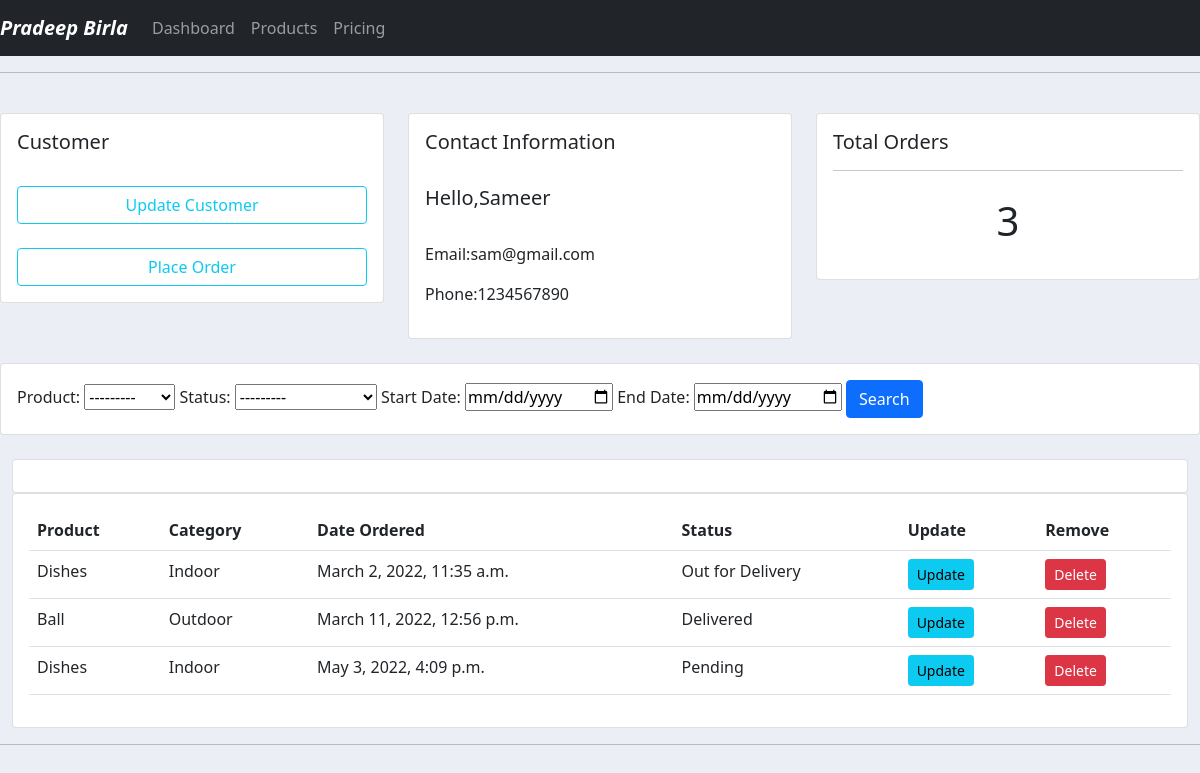
The app's page /customer/2/ with its own data.
### accounts/models.py (models this page shows, shortened)
class Customer(models.Model):
    name = models.CharField(max_length = 200,null = True)
    phone = models.CharField(max_length = 200,null = True)
    email = models.CharField(max_length = 200,null = True)
    date_created = models.DateTimeField(auto_now_add = True,null = True)

class Order(models.Model):
    STATUS = (
        ('Pending','Pending'),
        ('Out for Delivery','Out for Delivery'),
        ('Delivered','Delivered')
    )
    customer = models.ForeignKey(Customer,null=True,on_delete = models.SET_NULL)
    product = models.ForeignKey(Product,null = True,on_delete = models.SET_NULL)
    date_created =   models.DateTimeField(auto_now_add = True,null = True)
    status =  models.CharField(max_length = 200,null = True, choices = STATUS)

class Product(models.Model):
    CATEGORY = (
        ('Indoor','Indoor'),
        ('Outdoor','Outdoor')
    )
    name = models.CharField(max_length = 200,null = True)
    price = models.FloatField(null = True)
    category = models.CharField(max_length = 200,null = True,choices = CATEGORY)
    description = models.CharField(max_length = 200,null = True,blank = True)
    date_created = models.DateTimeField(auto_now_add = True,null = True)
    tags = models.ManyToManyField(Tag)
    def __str__(self):
        return self.name

### accounts/views.py (the view)
# urls.py: path('customer/<str:pk_test>/',views.customer,name='customer'),
def customer(request,pk_test):
    customer = Customer.objects.get(id=pk_test)
    orders = customer.order_set.all()
    order_count = orders.count()
    filter = FilterForm(request.GET,queryset=orders)
    orders = filter.qs
    context = {'customer':customer,'orders':orders,'order_count':order_count,'filter':filter}
    return render(request,'accounts/customer.html',context)

### accounts/templates/accounts/customer.html
{% extends 'accounts/main.html' %}
{% block content %}
<br>
<div class="row">
    <div class="col-md">
        <div class="card">
            <div class="card-body">
                <h5 class="card-title">Customer</h5> <br>
                <a href="#" class="btn btn-outline-info btn-block btn-md col-12">Update Customer</a> <br><br>
                <a href="{% url 'create_order' customer.id %}" class="btn btn-outline-info btn-md btn-block col-12">Place Order</a>
            </div>
        </div>
    </div>
    <div class="col-md">
        <div class="card">
            <div class="card-body">
                <h5 class="card-title">Contact Information</h5> <br>
                <h5>Hello,<span>{{customer.name}}</span></h5> <br>
                <p>Email:<span>{{customer.email}}</span></p>
                <p>Phone:<span>{{customer.phone}}</span></p>
            </div>
        </div>
    </div>
    <div class="col-md">
        <div class="card">
            <div class="card-body">
                <h5 class="card-title">Total Orders</h5>
                <hr>
                <h1 style="text-align:center; padding:10px;">{{order_count}}</h1>
            </div>
        </div>
    </div>
</div>
<br>
<div class="row">
    <div class="col">
        <div class="card">
            <div class="card-body">
               <form action="" method="get">
                {{filter.form}}
                <button class="btn btn-primary" type="submit">Search</button>
               </form>
            </div>
        </div>
    </div>
</div>
<br>
<div class="container-fluid">
    <div class="row">
        <div class="col-md">
            <div class="card card-body">
            </div>
            <div class="card card-body">
                <table class="table">
                    <tr>
                        <th>Product</th>
                        <th>Category</th>
                        <th>Date Ordered</th>
                        <th>Status</th>
                        <th>Update</th>
                        <th>Remove</th>
                    </tr>
                    {% for order in orders %}
                    <tr>
                        <td>{{order.product}}</td>
                        <td>{{order.product.category}}</td>
                        <td>{{order.date_created}}</td>
                        <td>{{order.status}}</td>
                        <td> <a  href="{% url 'update_order' order.id %}" class="btn btn-sm btn-info" >Update</a></td>
                        <td> <a href="{% url 'delete_order' order.id %}" class="btn btn-sm btn-danger" >Delete</a></td>
                    </tr>
                    {% endfor %}
                </table>
            </div>
        </div>
    </div>
</div>
{% endblock content %}

### static/css/main.css (style rules this page uses)
body { background-color: #ebeff5; }

### records on screen
Customer: name "Sameer", email "sam@gmail.com", phone "1234567890"
Order: product "Dishes", product.category "Indoor", date_created "March 2, 2022, 11:35 a.m.", status "Out for Delivery"
Order: product "Ball", product.category "Outdoor", date_created "March 11, 2022, 12:56 p.m.", status "Delivered"
Order: product "Dishes", product.category "Indoor", date_created "May 3, 2022, 4:09 p.m.", status "Pending"

### other values on screen
{{ order_count }} "3"
